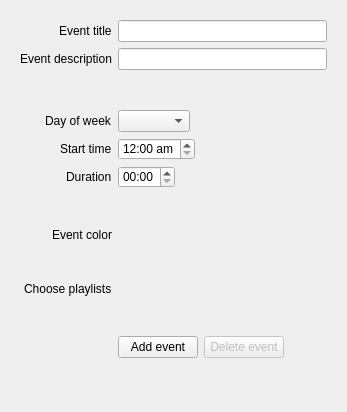
<?xml version="1.0" encoding="UTF-8"?>
<ui version="4.0">
 <class>EventWidget</class>
 <widget class="QWidget" name="EventWidget">
  <property name="geometry">
   <rect>
    <x>0</x>
    <y>0</y>
    <width>347</width>
    <height>412</height>
   </rect>
  </property>
  <property name="sizePolicy">
   <sizepolicy hsizetype="Preferred" vsizetype="Preferred">
    <horstretch>0</horstretch>
    <verstretch>0</verstretch>
   </sizepolicy>
  </property>
  <property name="windowTitle">
   <string>Event Manager</string>
  </property>
  <layout class="QHBoxLayout" name="horizontalLayout_2">
   <item>
    <widget class="QFrame" name="formFrame">
     <property name="styleSheet">
      <string notr="true">QListWidget::item:selected {
	color: #DDDDDD;
	background-color: #666666;
}</string>
     </property>
     <layout class="QFormLayout" name="formLayout">
      <property name="fieldGrowthPolicy">
       <enum>QFormLayout::AllNonFixedFieldsGrow</enum>
      </property>
      <property name="labelAlignment">
       <set>Qt::AlignRight|Qt::AlignTrailing|Qt::AlignVCenter</set>
      </property>
      <property name="formAlignment">
       <set>Qt::AlignLeading|Qt::AlignLeft|Qt::AlignVCenter</set>
      </property>
      <item row="0" column="0">
       <widget class="QLabel" name="titleLabel">
        <property name="text">
         <string>Event title</string>
        </property>
       </widget>
      </item>
      <item row="0" column="1">
       <widget class="ClearableLineEdit" name="title"/>
      </item>
      <item row="1" column="0">
       <widget class="QLabel" name="descriptionLabel">
        <property name="midLineWidth">
         <number>0</number>
        </property>
        <property name="text">
         <string>Event description</string>
        </property>
        <property name="textFormat">
         <enum>Qt::AutoText</enum>
        </property>
       </widget>
      </item>
      <item row="1" column="1">
       <widget class="ClearableLineEdit" name="description"/>
      </item>
      <item row="3" column="1">
       <spacer name="verticalSpacer">
        <property name="orientation">
         <enum>Qt::Vertical</enum>
        </property>
        <property name="sizeHint" stdset="0">
         <size>
          <width>20</width>
          <height>40</height>
         </size>
        </property>
       </spacer>
      </item>
      <item row="4" column="0">
       <widget class="QLabel" name="dayLabel">
        <property name="text">
         <string>Day of week</string>
        </property>
       </widget>
      </item>
      <item row="4" column="1">
       <widget class="QComboBox" name="day">
        <property name="sizePolicy">
         <sizepolicy hsizetype="Maximum" vsizetype="Fixed">
          <horstretch>0</horstretch>
          <verstretch>0</verstretch>
         </sizepolicy>
        </property>
        <property name="styleSheet">
         <string notr="true"/>
        </property>
       </widget>
      </item>
      <item row="5" column="0">
       <widget class="QLabel" name="startLabel">
        <property name="text">
         <string>Start time</string>
        </property>
       </widget>
      </item>
      <item row="5" column="1">
       <widget class="QTimeEdit" name="start">
        <property name="sizePolicy">
         <sizepolicy hsizetype="Maximum" vsizetype="Fixed">
          <horstretch>0</horstretch>
          <verstretch>0</verstretch>
         </sizepolicy>
        </property>
        <property name="styleSheet">
         <string notr="true"/>
        </property>
        <property name="displayFormat">
         <string>hh:mm ap</string>
        </property>
       </widget>
      </item>
      <item row="6" column="0">
       <widget class="QLabel" name="durationLabel">
        <property name="text">
         <string>Duration</string>
        </property>
       </widget>
      </item>
      <item row="6" column="1">
       <widget class="QTimeEdit" name="duration">
        <property name="sizePolicy">
         <sizepolicy hsizetype="Maximum" vsizetype="Fixed">
          <horstretch>0</horstretch>
          <verstretch>0</verstretch>
         </sizepolicy>
        </property>
        <property name="alignment">
         <set>Qt::AlignLeading|Qt::AlignLeft|Qt::AlignVCenter</set>
        </property>
        <property name="displayFormat">
         <string notr="true">HH:mm</string>
        </property>
       </widget>
      </item>
      <item row="7" column="1">
       <spacer name="verticalSpacer_2">
        <property name="orientation">
         <enum>Qt::Vertical</enum>
        </property>
        <property name="sizeHint" stdset="0">
         <size>
          <width>20</width>
          <height>40</height>
         </size>
        </property>
       </spacer>
      </item>
      <item row="8" column="0">
       <widget class="QLabel" name="colorLabel">
        <property name="text">
         <string>Event color</string>
        </property>
       </widget>
      </item>
      <item row="8" column="1">
       <layout class="QGridLayout" name="colorLayout">
        <property name="rightMargin">
         <number>15</number>
        </property>
       </layout>
      </item>
      <item row="9" column="1">
       <spacer name="verticalSpacer_3">
        <property name="orientation">
         <enum>Qt::Vertical</enum>
        </property>
        <property name="sizeHint" stdset="0">
         <size>
          <width>20</width>
          <height>40</height>
         </size>
        </property>
       </spacer>
      </item>
      <item row="10" column="0">
       <widget class="QLabel" name="label">
        <property name="text">
         <string>Choose playlists</string>
        </property>
       </widget>
      </item>
      <item row="12" column="1">
       <spacer name="verticalSpacer_4">
        <property name="orientation">
         <enum>Qt::Vertical</enum>
        </property>
        <property name="sizeHint" stdset="0">
         <size>
          <width>20</width>
          <height>40</height>
         </size>
        </property>
       </spacer>
      </item>
      <item row="13" column="1">
       <layout class="QHBoxLayout" name="horizontalLayout_4">
        <property name="topMargin">
         <number>0</number>
        </property>
        <item>
         <widget class="QPushButton" name="submitEventButton">
          <property name="sizePolicy">
           <sizepolicy hsizetype="Maximum" vsizetype="Fixed">
            <horstretch>0</horstretch>
            <verstretch>0</verstretch>
           </sizepolicy>
          </property>
          <property name="text">
           <string>Add event</string>
          </property>
         </widget>
        </item>
        <item>
         <widget class="QPushButton" name="deleteEventButton">
          <property name="enabled">
           <bool>false</bool>
          </property>
          <property name="sizePolicy">
           <sizepolicy hsizetype="Maximum" vsizetype="Fixed">
            <horstretch>0</horstretch>
            <verstretch>0</verstretch>
           </sizepolicy>
          </property>
          <property name="text">
           <string>Delete event</string>
          </property>
         </widget>
        </item>
        <item>
         <spacer name="horizontalSpacer">
          <property name="orientation">
           <enum>Qt::Horizontal</enum>
          </property>
          <property name="sizeHint" stdset="0">
           <size>
            <width>0</width>
            <height>20</height>
           </size>
          </property>
         </spacer>
        </item>
       </layout>
      </item>
      <item row="14" column="1">
       <spacer name="verticalSpacer_5">
        <property name="orientation">
         <enum>Qt::Vertical</enum>
        </property>
        <property name="sizeHint" stdset="0">
         <size>
          <width>20</width>
          <height>40</height>
         </size>
        </property>
       </spacer>
      </item>
      <item row="10" column="1">
       <layout class="QGridLayout" name="playlistsLayout"/>
      </item>
     </layout>
    </widget>
   </item>
  </layout>
 </widget>
 <customwidgets>
  <customwidget>
   <class>ClearableLineEdit</class>
   <extends>QLineEdit</extends>
   <header>clearablelineedit.hpp</header>
  </customwidget>
 </customwidgets>
 <resources/>
 <connections/>
</ui>
